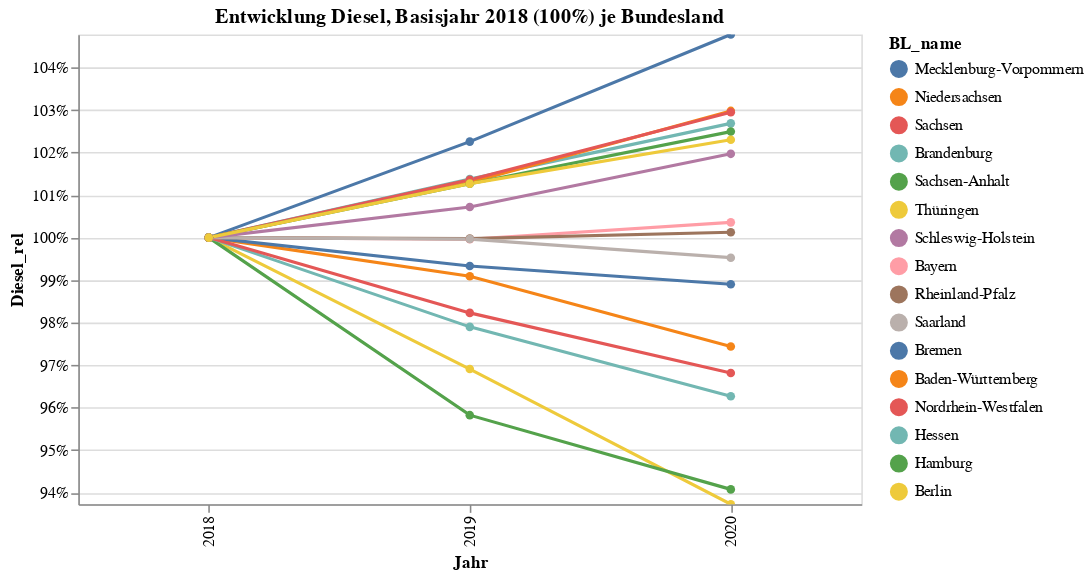

Notebook code for this chart:
### Code cell
import altair as alt


source = kba_data_all.groupby(['BL_name','Jahr']).Diesel.sum().reset_index()

#source.BEV



for index,row in source.iterrows():
    if row['Jahr']==2018:
        Diesel_18=row['Diesel']
    
    source.at[index, 'Diesel_rel'] = row['Diesel']/Diesel_18

order=list(source[source.Jahr==2020].sort_values('Diesel_rel', ascending=False)['BL_name'])    

alt.Chart(source).mark_line(point=True).encode(
    x='Jahr:O',
    #y='Diesel_rel',
    y=alt.Y('Diesel_rel:Q', 
            axis=alt.Axis(format='%'),
           scale=alt.Scale(domain=(source.Diesel_rel.min(), source.Diesel_rel.max()))),
    color=alt.Color('BL_name',
                    scale=alt.Scale(domain=order)),
    tooltip=['BL_name','Diesel_rel','Diesel']
    #strokeDash='BL_name',
).properties(width=500,
            title='Entwicklung Diesel, Basisjahr 2018 (100%) je Bundesland').interactive()

### Figure 1 — Vega-Lite specification as saved in the notebook (floating-point values rounded to 4 significant figures)
{"config": {"view": {"continuousWidth": 400, "continuousHeight": 300}}, "data": {"name": "data-c090aad08a4d0c1ee7a06a7f828c2e4c"}, "mark": {"type": "line", "point": true}, "encoding": {"color": {"type": "nominal", "field": "BL_name", "scale": {"domain": ["Mecklenburg-Vorpommern", "Niedersachsen", "Sachsen", "Brandenburg", "Sachsen-Anhalt", "Thüringen", "Schleswig-Holstein", "Bayern", "Rheinland-Pfalz", "Saarland", "Bremen", "Baden-Württemberg", "Nordrhein-Westfalen", "Hessen", "Hamburg", "Berlin"]}}, "tooltip": [{"type": "nominal", "field": "BL_name"}, {"type": "quantitative", "field": "Diesel_rel"}, {"type": "quantitative", "field": "Diesel"}], "x": {"type": "ordinal", "field": "Jahr"}, "y": {"type": "quantitative", "axis": {"format": "%"}, "field": "Diesel_rel", "scale": {"domain": [0.9372, 1.048]}}}, "selection": {"selector019": {"type": "interval", "bind": "scales", "encodings": ["x", "y"]}}, "title": "Entwicklung Diesel, Basisjahr 2018 (100%) je Bundesland", "width": 500, "$schema": "https://vega.github.io/schema/vega-lite/v4.8.1.json", "datasets": {"data-c090aad08a4d0c1ee7a06a7f828c2e4c": [{"BL_name": "Baden-Württemberg", "Jahr": 2018, "Diesel": 2248567, "Diesel_rel": 1.0}, {"BL_name": "Baden-Württemberg", "Jahr": 2019, "Diesel": 2228125, "Diesel_rel": 0.9909}, {"BL_name": "Baden-Württemberg", "Jahr": 2020, "Diesel": 2190913, "Diesel_rel": 0.9744}, {"BL_name": "Bayern", "Jahr": 2018, "Diesel": 2858419, "Diesel_rel": 1.0}, {"BL_name": "Bayern", "Jahr": 2019, "Diesel": 2857280, "Diesel_rel": 0.9996}, {"BL_name": "Bayern", "Jahr": 2020, "Diesel": 2868680, "Diesel_rel": 1.004}, {"BL_name": "Berlin", "Jahr": 2018, "Diesel": 307976, "Diesel_rel": 1.0}, {"BL_name": "Berlin", "Jahr": 2019, "Diesel": 298450, "Diesel_rel": 0.9691}, {"BL_name": "Berlin", "Jahr": 2020, "Diesel": 288648, "Diesel_rel": 0.9372}, {"BL_name": "Brandenburg", "Jahr": 2018, "Diesel": 391203, "Diesel_rel": 1.0}, {"BL_name": "Brandenburg", "Jahr": 2019, "Diesel": 396588, "Diesel_rel": 1.014}, {"BL_name": "Brandenburg", "Jahr": 2020, "Diesel": 401723, "Diesel_rel": 1.027}, {"BL_name": "Bremen", "Jahr": 2018, "Diesel": 91008, "Diesel_rel": 1.0}, {"BL_name": "Bremen", "Jahr": 2019, "Diesel": 90399, "Diesel_rel": 0.9933}, {"BL_name": "Bremen", "Jahr": 2020, "Diesel": 90008, "Diesel_rel": 0.989}, {"BL_name": "Hamburg", "Jahr": 2018, "Diesel": 265809, "Diesel_rel": 1.0}, {"BL_name": "Hamburg", "Jahr": 2019, "Diesel": 254701, "Diesel_rel": 0.9582}, {"BL_name": "Hamburg", "Jahr": 2020, "Diesel": 250058, "Diesel_rel": 0.9407}, {"BL_name": "Hessen", "Jahr": 2018, "Diesel": 1232773, "Diesel_rel": 1.0}, {"BL_name": "Hessen", "Jahr": 2019, "Diesel": 1206874, "Diesel_rel": 0.979}, {"BL_name": "Hessen", "Jahr": 2020, "Diesel": 1186765, "Diesel_rel": 0.9627}, {"BL_name": "Mecklenburg-Vorpommern", "Jahr": 2018, "Diesel": 268434, "Diesel_rel": 1.0}, {"BL_name": "Mecklenburg-Vorpommern", "Jahr": 2019, "Diesel": 274499, "Diesel_rel": 1.023}, {"BL_name": "Mecklenburg-Vorpommern", "Jahr": 2020, "Diesel": 281270, "Diesel_rel": 1.048}, {"BL_name": "Niedersachsen", "Jahr": 2018, "Diesel": 1602023, "Diesel_rel": 1.0}, {"BL_name": "Niedersachsen", "Jahr": 2019, "Diesel": 1622774, "Diesel_rel": 1.013}, {"BL_name": "Niedersachsen", "Jahr": 2020, "Diesel": 1649799, "Diesel_rel": 1.03}, {"BL_name": "Nordrhein-Westfalen", "Jahr": 2018, "Diesel": 3099481, "Diesel_rel": 1.0}, {"BL_name": "Nordrhein-Westfalen", "Jahr": 2019, "Diesel": 3044559, "Diesel_rel": 0.9823}, {"BL_name": "Nordrhein-Westfalen", "Jahr": 2020, "Diesel": 3000673, "Diesel_rel": 0.9681}, {"BL_name": "Rheinland-Pfalz", "Jahr": 2018, "Diesel": 832721, "Diesel_rel": 1.0}, {"BL_name": "Rheinland-Pfalz", "Jahr": 2019, "Diesel": 832524, "Diesel_rel": 0.9998}, {"BL_name": "Rheinland-Pfalz", "Jahr": 2020, "Diesel": 833761, "Diesel_rel": 1.001}, {"BL_name": "Saarland", "Jahr": 2018, "Diesel": 197127, "Diesel_rel": 1.0}, {"BL_name": "Saarland", "Jahr": 2019, "Diesel": 197059, "Diesel_rel": 0.9997}, {"BL_name": "Saarland", "Jahr": 2020, "Diesel": 196196, "Diesel_rel": 0.9953}, {"BL_name": "Sachsen", "Jahr": 2018, "Diesel": 567513, "Diesel_rel": 1.0}, {"BL_name": "Sachsen", "Jahr": 2019, "Diesel": 575248, "Diesel_rel": 1.014}, {"BL_name": "Sachsen", "Jahr": 2020, "Diesel": 584260, "Diesel_rel": 1.03}, {"BL_name": "Sachsen-Anhalt", "Jahr": 2018, "Diesel": 330885, "Diesel_rel": 1.0}, {"BL_name": "Sachsen-Anhalt", "Jahr": 2019, "Diesel": 335074, "Diesel_rel": 1.013}, {"BL_name": "Sachsen-Anhalt", "Jahr": 2020, "Diesel": 339142, "Diesel_rel": 1.025}, {"BL_name": "Schleswig-Holstein", "Jahr": 2018, "Diesel": 569267, "Diesel_rel": 1.0}, {"BL_name": "Schleswig-Holstein", "Jahr": 2019, "Diesel": 573365, "Diesel_rel": 1.007}, {"BL_name": "Schleswig-Holstein", "Jahr": 2020, "Diesel": 580492, "Diesel_rel": 1.02}, {"BL_name": "Thüringen", "Jahr": 2018, "Diesel": 350970, "Diesel_rel": 1.0}, {"BL_name": "Thüringen", "Jahr": 2019, "Diesel": 355430, "Diesel_rel": 1.013}, {"BL_name": "Thüringen", "Jahr": 2020, "Diesel": 359051, "Diesel_rel": 1.023}]}}
